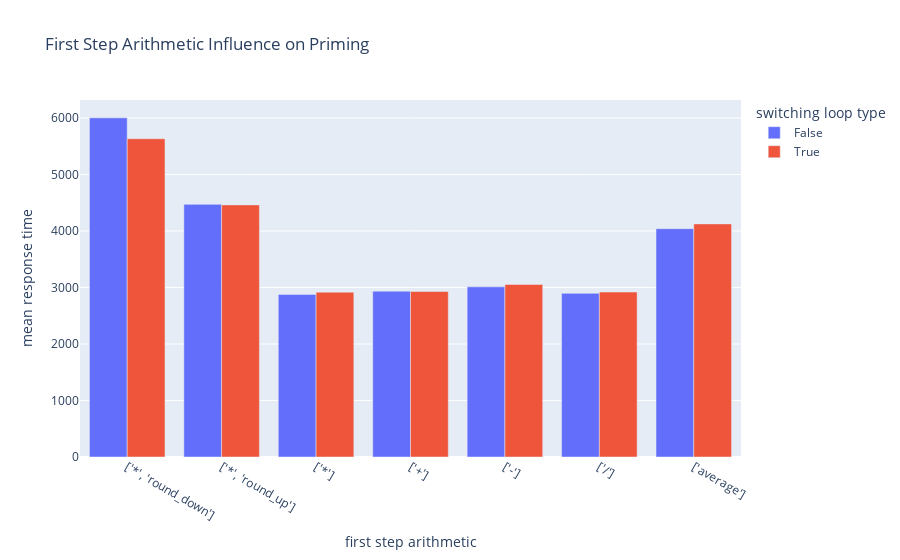

Here is the notebook cell this chart was saved with:
### Code cell
px.bar(switching_diff_arithmetics.reset_index(), x='arithmetic_type', y='mean_response_time'
       , color='loop_type_switch', barmode='group', title='First Step Arithmetic Influence on Priming'
       , labels={'mean_response_time': 'mean response time'
                 , 'arithmetic_type': 'first step arithmetic'
                 , 'loop_type_switch': 'switching loop type'})

### Figure 1 — Plotly figure (JSON) as saved in the notebook; plotly's stock layout.template omitted (floating-point values rounded to 4 significant figures)
{"data": [{"alignmentgroup": "True", "hovertemplate": "switching loop type=False<br>first step arithmetic=%{x}<br>mean response time=%{y}<extra></extra>", "legendgroup": "False", "marker": {"color": "#636efa", "pattern": {"shape": ""}}, "name": "False", "offsetgroup": "False", "orientation": "v", "showlegend": true, "textposition": "auto", "type": "bar", "x": ["['*', 'round_down']", "['*', 'round_up']", "['*']", "['+']", "['-']", "['/']", "['average']"], "xaxis": "x", "y": [6002.0, 4471.0, 2878.0, 2935.0, 3011.0, 2896.0, 4040.0], "yaxis": "y"}, {"alignmentgroup": "True", "hovertemplate": "switching loop type=True<br>first step arithmetic=%{x}<br>mean response time=%{y}<extra></extra>", "legendgroup": "True", "marker": {"color": "#EF553B", "pattern": {"shape": ""}}, "name": "True", "offsetgroup": "True", "orientation": "v", "showlegend": true, "textposition": "auto", "type": "bar", "x": ["['*', 'round_down']", "['*', 'round_up']", "['*']", "['+']", "['-']", "['/']", "['average']"], "xaxis": "x", "y": [5632.0, 4461.0, 2917.0, 2929.0, 3054.0, 2919.0, 4125.0], "yaxis": "y"}], "layout": {"barmode": "group", "legend": {"title": {"text": "switching loop type"}, "tracegroupgap": 0}, "title": {"text": "First Step Arithmetic Influence on Priming"}, "xaxis": {"anchor": "y", "domain": [0, 1], "title": {"text": "first step arithmetic"}}, "yaxis": {"anchor": "x", "domain": [0, 1], "title": {"text": "mean response time"}}}}
